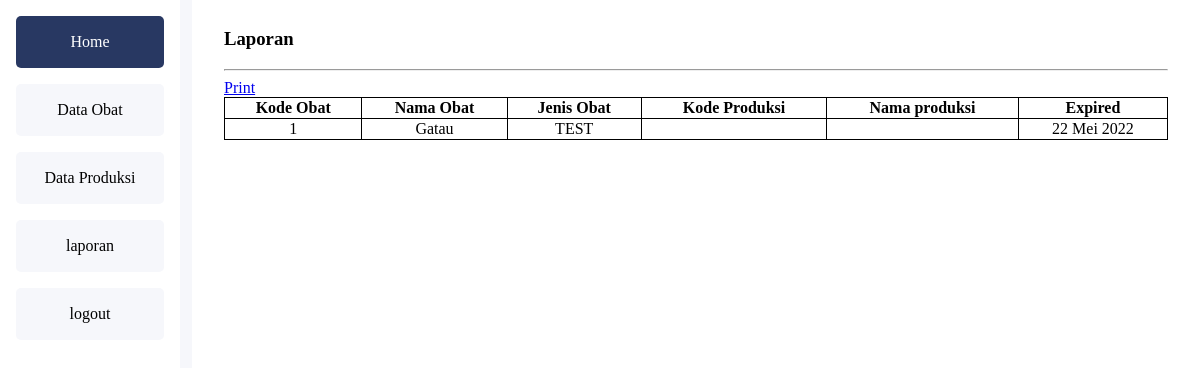
/dashboard/laporan/index.php, run on an earlier commit of the app's database.
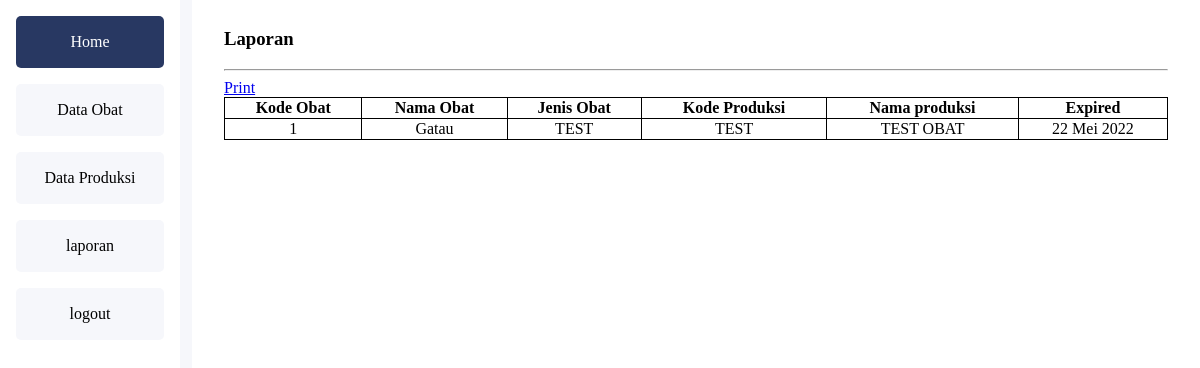
And on a later commit of the database.
### tables this page shows
CREATE TABLE `obat` (
  `obat_kd` int(11) NOT NULL,
  `obat_nama` varchar(120) NOT NULL,
  `jenis` varchar(64) NOT NULL,
  `kd_produksi` varchar(64) NOT NULL,
  `exp` varchar(64) NOT NULL
);

CREATE TABLE `produksi` (
  `kd_produksi` varchar(64) NOT NULL,
  `nm_produksi` varchar(120) NOT NULL
);

### dashboard/laporan/index.php (the view, shortened to what this page needs)
<!DOCTYPE html>
<html lang="en">
<head>
    <link rel="stylesheet" href="../index.css">
</head>
<body>
    <div class="container">
        <?php
            require "../sidebar.php";
        ?>
        <div class="content">
            <h3>Laporan</h3>
            <hr>
            <a href="./print.php">Print</a>
            <table class="table">
                <tr>
                    <th>Kode Obat</th>
                    <th>Nama Obat</th>
                    <th>Jenis Obat</th>
                    <th>Kode Produksi</th>
                    <th>Nama produksi</th>
                    <th>Expired</th>
                </tr>
                <?php
                    require "../../koneksi.php";
                    $data_obat = mysqli_query($koneksi, "SELECT * from obat left join produksi on obat.kd_produksi = produksi.kd_produksi");
                    while($obats = mysqli_fetch_assoc($data_obat)){
                        ?>
                        <tr>
                            <td><?=$obats["obat_kd"]?></td>
                            <td><?=$obats["obat_nama"]?></td>
                            <td><?=$obats["jenis"]?></td>
                            <td><?=$obats["kd_produksi"]?></td>
                            <td><?=$obats["nm_produksi"]?></td>
                            <td><?=$obats["exp"]?></td>
                        </tr>
                        <?php
                    }
                ?>
            </table>
        </div>
    </div>
</body>
</html>

### dashboard/sidebar.php
<div class="navigasi">
    <div class="btn_nav active">
        <a href="../../dashboard/home/" class="link active">
            <p>Home</p>
        </a>
    </div>
    <div class="btn_nav">
        <a href="../../dashboard/obat/" class="link">
            <p>Data Obat</p>
        </a>
    </div>
    <div class="btn_nav">
        <a href="../../dashboard/produksi/" class="link">
            <p>Data Produksi</p>
        </a>
    </div>
    <div class="btn_nav">
        <a href="../../dashboard/laporan/" class="link">
            <p>laporan</p>
        </a>
    </div>
    <div class="btn_nav">
        <a href="../../logout.php" class="link">
            <p>logout</p>
        </a>
    </div>
</div>

### dashboard/index.css (style rules this page uses)
* { box-sizing: border-box; }
body { height: 100vh; padding: 0; margin: 0; background-color: rgba(246,247,251,255); }
.navigasi { background-color: white; width: 15vw; min-height: 100vh; }
.content { background-color: white; width: 84vw; margin-left: 1vw; min-height: 100vh; padding-top: 0.6rem; padding-bottom: 0.6rem; padding-left: 2rem; padding-right:2rem; }
.container { display: flex; height: auto; }
.btn_nav { background-color: rgba(246,247,251,255); color: black; text-decoration: none; text-align: center; margin-left: 1rem; margin-right: 1rem; border-radius: 5px; padding-top: 1px; padding-bottom: 1px; margin-top: 1rem; }
.btn_nav.active { background-color: rgba(40,56,98,255); color: white; }
.link { color: black; text-decoration:none; }
.link.active { color: white; }
table { width: 100%; }
table, th, td { border: 1px solid; border-collapse: collapse; }
td { text-align: center; }

What changed in the data, as far as the page shows it:
changed obat "Gatau": produksi.kd_produksi (not shown) → "TEST"; produksi.nm_produksi (not shown) → "TEST OBAT"
